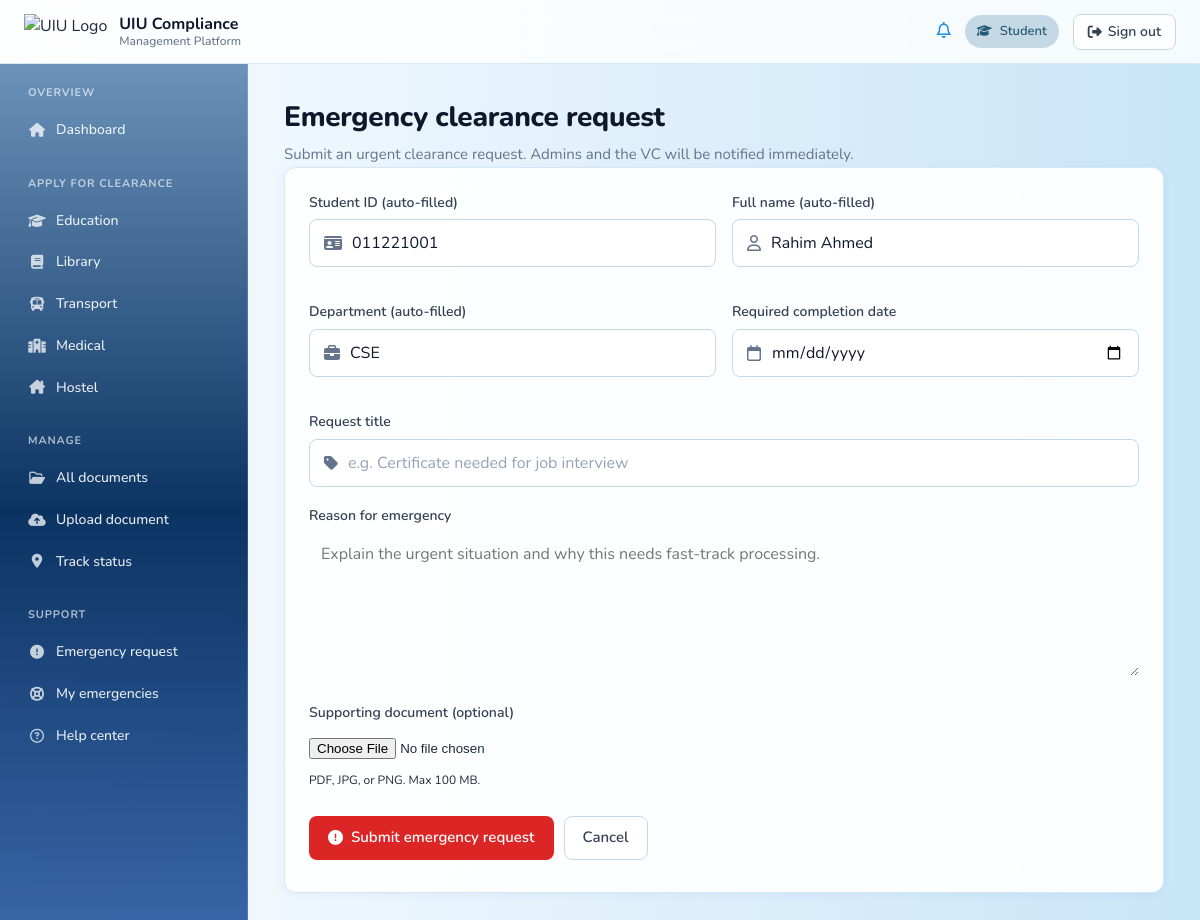
The app's page /student/emergency-request.php (signed in) with its own data.
### tables this page shows
CREATE TABLE users (
    id           INT UNSIGNED AUTO_INCREMENT PRIMARY KEY,
    role         ENUM('student','admin','vc') NOT NULL,
    full_name    VARCHAR(120) NOT NULL,
    email        VARCHAR(190) NOT NULL,
    password     VARCHAR(255) NOT NULL,           
    student_id   VARCHAR(40)  NULL,               
    employee_id  VARCHAR(40)  NULL,             
    department   VARCHAR(60)  NULL,
    status       ENUM('active','suspended') NOT NULL DEFAULT 'active',
    created_at   DATETIME     NOT NULL DEFAULT CURRENT_TIMESTAMP,
    updated_at   DATETIME     NOT NULL DEFAULT CURRENT_TIMESTAMP ON UPDATE CURRENT_TIMESTAMP,
    UNIQUE KEY uniq_email (email),
    UNIQUE KEY uniq_student_id (student_id),
    UNIQUE KEY uniq_employee_id (employee_id),
    KEY idx_role (role)
);

### backend/config/db.php (called while the page is built, shortened)
<?php
function db(): PDO
{
    static $pdo = null;
    $host    = '127.0.0.1';
    $port    = '3306';
    $name    = 'uiu_clearance';
    $user    = 'root';
    $pass    = '';
    $charset = 'utf8mb4';
    $dsn = "mysql:host={$host};port={$port};dbname={$name};charset={$charset}";
    $options = [
        PDO::ATTR_ERRMODE            => PDO::ERRMODE_EXCEPTION,
        PDO::ATTR_DEFAULT_FETCH_MODE => PDO::FETCH_ASSOC,
        PDO::ATTR_EMULATE_PREPARES   => false,
    ];
    try {
        $pdo = new PDO($dsn, $user, $pass, $options);
    } catch (PDOException $e) {
        http_response_code(500);
        echo "<h2>Database Error</h2>";
        echo "<pre>";
        echo $e->getMessage();
        echo "</pre>";
        exit;
    }
    return $pdo;
}

### backend/includes/auth.php (called while the page is built, shortened)
<?php
require_once __DIR__ . '/../config/db.php';
function current_user(): ?array
{
    $stmt = db()->prepare('SELECT * FROM users WHERE id = ? LIMIT 1');
    $stmt->execute([$_SESSION['user_id']]);
    $row = $stmt->fetch();
    return $row ?: null;
}

### student/emergency-request.php (the view, shortened to what this page needs)
<?php
require_once __DIR__ . '/../backend/includes/auth.php';
$me = current_user();
?>
<!DOCTYPE html>
<html lang="en">
<head>
    <link rel="stylesheet" href="../assets/css/theme.css">
    <link rel="stylesheet" href="../assets/css/emergency-request.css">
</head>
<body class="plain-bg">
<header class="topbar">
    <div class="brand">
        <img src="../assets/images/UIU%20LOGO.png" alt="UIU Logo">
        <div class="brand-text">UIU Compliance<span>Management Platform</span></div>
    </div>
    <div class="right">
        <a class="notif-btn" href="notifications.php"><i class="fa-regular fa-bell"></i></a>
        <span class="role-badge"><i class="fa-solid fa-graduation-cap"></i> Student</span>
        <a class="logout-btn" href="../backend/actions/logout.php"><i class="fa-solid fa-right-from-bracket"></i> Sign out</a>
    </div>
</header>
<div class="layout">
    <aside class="sidebar">
        <nav class="nav-section">
            <h3>Overview</h3>
            <a class="nav-item" href="dashboard.php"><i class="fa-solid fa-house"></i> Dashboard</a>
        </nav>
        <nav class="nav-section">
            <h3>Apply for clearance</h3>
            <a class="nav-item" href="clearance-education.php"><i class="fa-solid fa-graduation-cap"></i> Education</a>
            <a class="nav-item" href="clearance-library.php"><i class="fa-solid fa-book"></i> Library</a>
            <a class="nav-item" href="clearance-transport.php"><i class="fa-solid fa-bus"></i> Transport</a>
            <a class="nav-item" href="clearance-medical.php"><i class="fa-solid fa-hospital"></i> Medical</a>
            <a class="nav-item" href="clearance-hostel.php"><i class="fa-solid fa-house-chimney"></i> Hostel</a>
        </nav>
        <nav class="nav-section">
            <h3>Manage</h3>
            <a class="nav-item" href="all-documents.php"><i class="fa-regular fa-folder-open"></i> All documents</a>
            <a class="nav-item" href="upload-document.php"><i class="fa-solid fa-cloud-arrow-up"></i> Upload document</a>
            <a class="nav-item" href="track-status.php"><i class="fa-solid fa-location-dot"></i> Track status</a>
        </nav>
        <nav class="nav-section">
            <h3>Support</h3>
            <a class="nav-item" href="emergency-request.php"><i class="fa-solid fa-circle-exclamation"></i> Emergency request</a>
            <a class="nav-item" href="emergency-page.php"><i class="fa-solid fa-life-ring"></i> My emergencies</a>
            <a class="nav-item" href="help.php"><i class="fa-regular fa-circle-question"></i> Help center</a>
        </nav>
    </aside>
    <main class="main">
        <div class="page-head">
            <h1>Emergency clearance request</h1>
            <p>Submit an urgent clearance request. Admins and the VC will be notified immediately.</p>
        </div>
        <section class="card">
            <form method="POST" action="../backend/actions/student-submit-emergency.php" enctype="multipart/form-data">
                <div class="grid grid-2">
                    <div class="field">
                        <label>Student ID (auto-filled)</label>
                        <div class="input"><i class="fa-solid fa-id-card"></i>
                            <input type="text" value="<?= htmlspecialchars((string)$me['student_id']) ?>" readonly>
                        </div>
                    </div>
                    <div class="field">
                        <label>Full name (auto-filled)</label>
                        <div class="input"><i class="fa-regular fa-user"></i>
                            <input type="text" value="<?= htmlspecialchars((string)$me['full_name']) ?>" readonly>
                        </div>
                    </div>
                    <div class="field">
                        <label>Department (auto-filled)</label>
                        <div class="input"><i class="fa-solid fa-briefcase"></i>
                            <input type="text" value="<?= htmlspecialchars((string)$me['department']) ?>" readonly>
                        </div>
                    </div>
                    <div class="field">
                        <label for="required_by">Required completion date</label>
                        <div class="input"><i class="fa-regular fa-calendar"></i>
                            <input id="required_by" name="required_by" type="date" required min="<?= date('Y-m-d') ?>">
                        </div>
                    </div>
                </div>
                <div class="field mt-16">
                    <label for="title">Request title</label>
                    <div class="input"><i class="fa-solid fa-tag"></i>
                        <input id="title" name="title" type="text" placeholder="e.g. Certificate needed for job interview" required>
                    </div>
                </div>
                <div class="field mt-16">
                    <label for="reason">Reason for emergency</label>
                    <textarea id="reason" name="reason" rows="5" required
                              placeholder="Explain the urgent situation and why this needs fast-track processing."></textarea>
                </div>
                <div class="field mt-16">
                    <label for="file">Supporting document (optional)</label>
                    <input id="file" name="file" type="file" accept="application/pdf,image/jpeg,image/png">
                    <span class="muted small">PDF, JPG, or PNG. Max 100 MB.</span>
                </div>
                <div class="cl-actions mt-24">
                    <button type="submit" class="btn btn-danger">
                        <i class="fa-solid fa-circle-exclamation"></i> Submit emergency request
                    </button>
                    <a class="btn btn-secondary" href="dashboard.php">Cancel</a>
                </div>
            </form>
        </section>
    </main>
</div>
</body>
</html>

### student/emergency-request.php (style rules this page uses)
.muted { color:var(--text-muted); }
.small { font-size:12px; }
textarea { width:100%;padding:10px 12px;border:1px solid var(--border);border-radius:8px;background:var(--surface);color:var(--text);font:inherit; }
input[type=file] { width:100%;padding:8px 0;color:var(--text); }
.mt-16 { margin-top:16px; }
.mt-24 { margin-top:24px; }

### records on screen
users: student "011221001", full_name "Rahim Ahmed", department "CSE"
